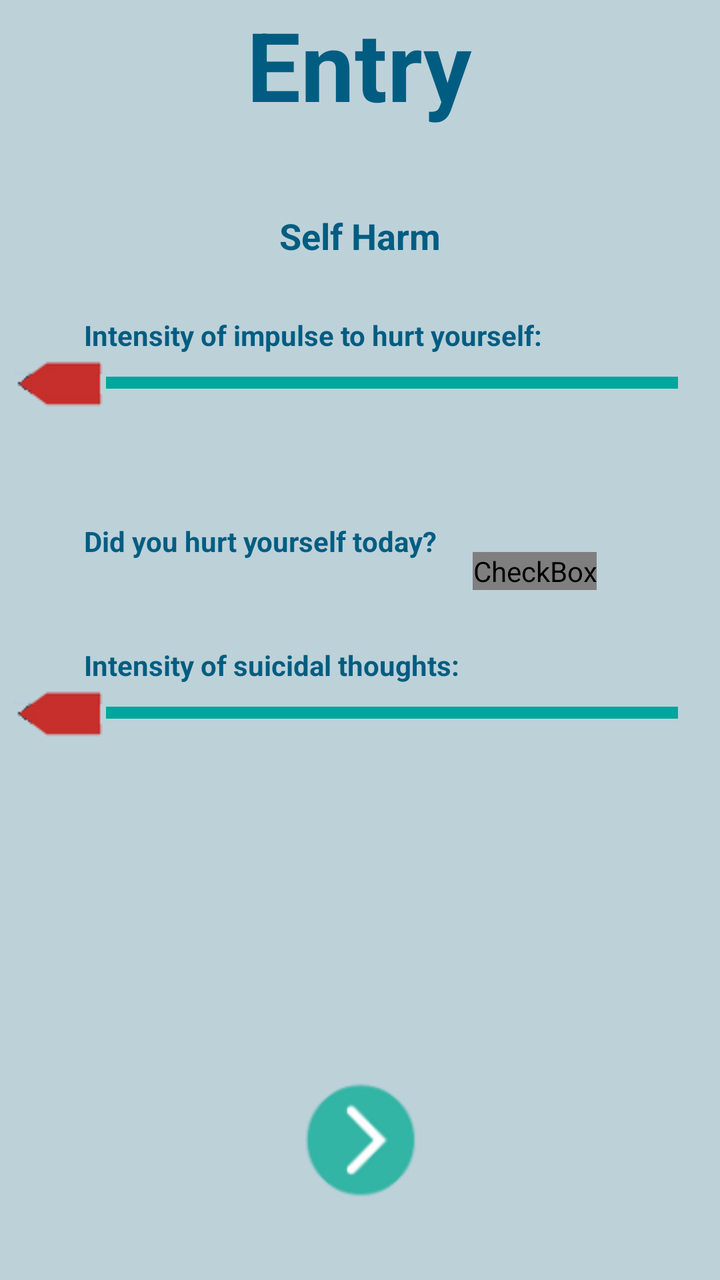
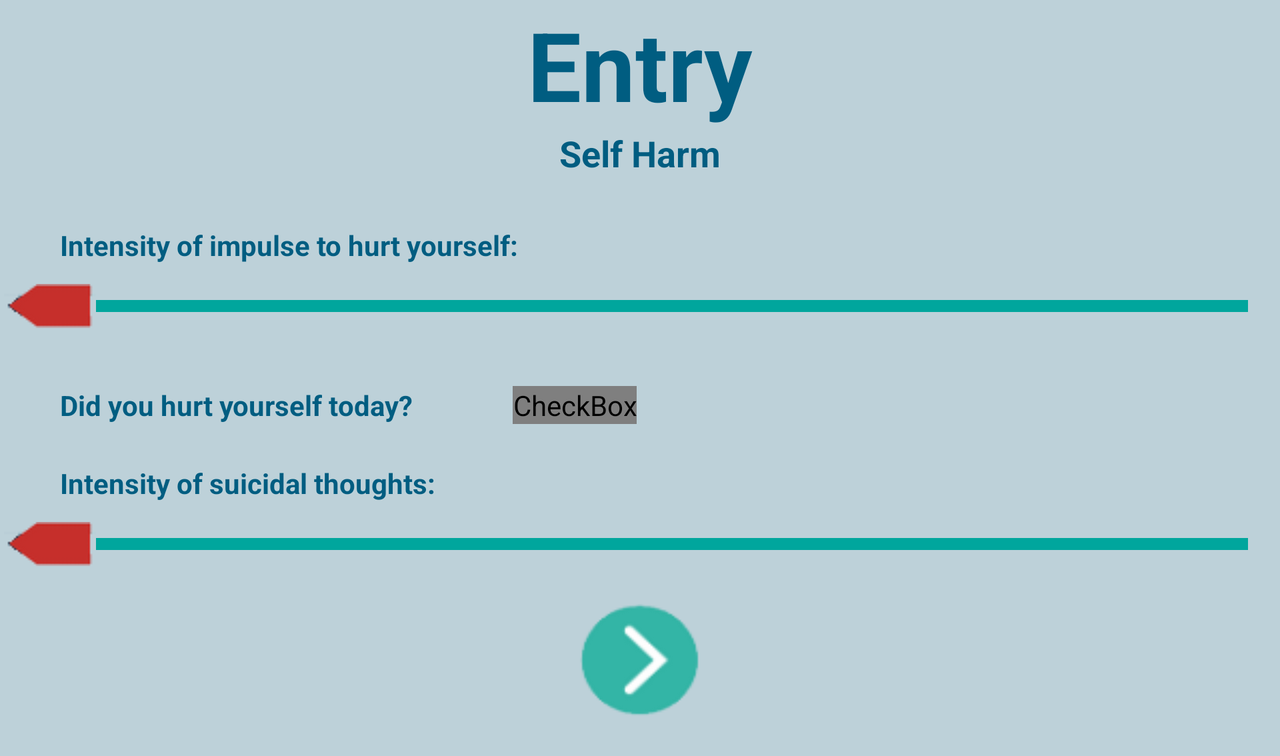

Two renders of one Android screen. The first uses the default layout on a phone; the second uses the alternative layout the repository ships for a different screen configuration, on a matching device. The two XML files are below.
<!-- AndroidManifest.xml: application theme AppTheme -->
<!-- res/layout/activity_selfharm.xml -->
<?xml version="1.0" encoding="utf-8"?>
<RelativeLayout xmlns:android="http://schemas.android.com/apk/res/android"
    android:layout_width="match_parent"
    android:layout_height="match_parent"
    android:background="@color/background">

    <TextView
        android:text="@string/entry"
        android:layout_width="wrap_content"
        android:layout_height="wrap_content"
        android:id="@+id/textViewEntryField"
        android:textSize="48sp"
        android:textStyle="normal|bold"
        android:fontFamily="sans-serif"
        android:textColor="@color/text"
        android:layout_alignParentTop="true"
        android:layout_centerHorizontal="true" />

    <TextView

        android:layout_height="wrap_content"
        android:text=""
        android:id="@+id/textViewCurrentDateField"
        android:textColor="@color/text"
        android:textSize="18sp"
        android:layout_width="wrap_content"
        android:layout_below="@+id/textViewEntryField"
        android:layout_centerHorizontal="true" />

    <TextView
        android:layout_width="wrap_content"
        android:layout_height="wrap_content"
        android:layout_marginTop="17dp"
        android:id="@+id/textViewSelfHarm"
        android:text="Self Harm"
        android:textSize="18sp"
        android:textStyle="normal|bold"
        android:fontFamily="sans-serif"
        android:textColor="@color/text"
        android:layout_below="@+id/textViewCurrentDateField"
        android:layout_centerHorizontal="true" />

    <TextView
        android:text="Intensity of impulse to hurt yourself:"
        android:layout_width="wrap_content"
        android:layout_height="wrap_content"
        android:layout_marginTop="28dp"
        android:id="@+id/textViewQuestion1"
        android:textSize="14sp"
        android:textStyle="normal|bold"
        android:fontFamily="sans-serif"
        android:textColor="@color/text"
        android:layout_below="@+id/textViewSelfHarm"
        android:layout_alignParentLeft="true"
        android:layout_alignParentStart="true"
        android:layout_marginLeft="42dp"
        android:layout_marginStart="42dp" />

    <TextView
        android:layout_width="wrap_content"
        android:layout_height="wrap_content"
        android:layout_alignTop="@+id/seekBarQuestion1Field"
        android:layout_alignRight="@+id/seekBarQuestion1Field"
        android:layout_alignEnd="@+id/seekBarQuestion1Field"
        android:layout_marginRight="15dp"
        android:layout_marginEnd="15dp"
        android:layout_marginTop="20dp"
        android:id="@+id/textViewQuestion1Per"
        android:textStyle="normal|bold"
        android:fontFamily="sans-serif"
        android:textColor="@color/text"/>

    <Button
        android:layout_width="70dp"
        android:layout_height="60dp"
        android:layout_alignParentBottom="true"
        android:layout_centerHorizontal="true"
        android:layout_marginBottom="41dp"
        android:id="@+id/buttonNext0"
        android:background="@drawable/buttonnext"
        android:rotation="270" />

    <SeekBar

        android:layout_height="wrap_content"
        android:id="@+id/seekBarQuestion1Field"
        android:max="100"
        android:thumb="@drawable/thumb"
        android:minHeight="6dip"
        android:maxHeight="6dip"
        android:progressDrawable="@drawable/custom_progress"
        android:layout_width="350dp"
        android:paddingStart="25dp"
        android:layout_below="@+id/textViewQuestion1"
        android:layout_centerHorizontal="true" />

    <TextView
        android:text="Did you hurt yourself today?"
        android:layout_width="wrap_content"
        android:layout_height="wrap_content"
        android:layout_marginTop="45dp"
        android:id="@+id/textViewQuestion2"
        android:textSize="14sp"
        android:textStyle="normal|bold"
        android:fontFamily="sans-serif"
        android:textColor="@color/text"
        android:layout_below="@+id/textViewQuestion1Per"
        android:layout_alignLeft="@+id/textViewQuestion1"
        android:layout_alignStart="@+id/textViewQuestion1" />

    <SeekBar
        android:layout_width="350dp"
        android:layout_height="wrap_content"
        android:id="@+id/seekBarQuestion3Field"
        android:max="100"
        android:thumb="@drawable/thumb"
        android:minHeight="6dip"
        android:maxHeight="6dip"
        android:progressDrawable="@drawable/custom_progress"
        android:paddingStart="25dp"
        android:layout_below="@+id/textViewQuestion3"
        android:layout_alignLeft="@+id/seekBarQuestion1Field"
        android:layout_alignStart="@+id/seekBarQuestion1Field" />

    <TextView
        android:layout_width="wrap_content"
        android:layout_height="wrap_content"
        android:layout_marginTop="28dp"
        android:id="@+id/textViewQuestion3"
        android:text="Intensity of suicidal thoughts:"
        android:textSize="14sp"
        android:textStyle="normal|bold"
        android:fontFamily="sans-serif"
        android:textColor="@color/text"
        android:layout_below="@+id/checkBox"
        android:layout_alignLeft="@+id/textViewQuestion2"
        android:layout_alignStart="@+id/textViewQuestion2" />

    <CheckBox
        android:layout_width="wrap_content"
        android:layout_height="wrap_content"
        android:id="@+id/checkBox"
        android:button="@drawable/checkbox_selector"
        android:layout_alignBaseline="@+id/textViewQuestion2"
        android:layout_alignBottom="@+id/textViewQuestion2"
        android:layout_toRightOf="@+id/textViewEntryField"
        android:layout_toEndOf="@+id/textViewEntryField" />

    <TextView
        android:layout_width="wrap_content"
        android:layout_height="wrap_content"
        android:id="@+id/textViewQuestion3Per"
        android:textStyle="normal|bold"
        android:fontFamily="sans-serif"
        android:textColor="@color/text"
        android:layout_below="@+id/seekBarQuestion3Field"
        android:layout_alignRight="@+id/textViewQuestion1Per"
        android:layout_alignEnd="@+id/textViewQuestion1Per" />

</RelativeLayout>
<!-- resources referenced by this layout -->
<resources>
  <color name="background">#bdd1d9</color>
  <color name="text">#005d81</color>
  <!-- drawable buttonnext: png bitmap (drawable, 2646 bytes) -->
  <!-- drawable checkbox_selector (drawable) -->
  <?xml version="1.0" encoding="utf-8"?>
  <selector xmlns:android="http://schemas.android.com/apk/res/android" >
      <item android:state_checked="false" android:drawable="@drawable/checkboxnew" />
      <item android:state_checked="true" android:drawable="@drawable/checkboxonnew" />
      <item android:drawable="@drawable/checkboxnew" />
  </selector>
  <!-- drawable custom_progress (drawable) -->
  <?xml version="1.0" encoding="UTF-8"?>
  <layer-list xmlns:android="http://schemas.android.com/apk/res/android">
      <item>
  
          <shape>
              <gradient android:useLevel="true"
                  android:startColor="#00425D"
                  android:endColor="#00A69D"/>
          </shape>
      </item>
  </layer-list>
  <!-- drawable thumb: png bitmap (drawable, 618 bytes) -->
  <string name="entry">Entry</string>
  <style name="AppTheme" parent="Theme.AppCompat.Light.DarkActionBar">
          <item name="android:actionOverflowButtonStyle">@style/OverFlow</item>
  
          
          <item name="colorPrimary">#BDD1D9</item>
          <item name="colorPrimaryDark">@color/colorPrimaryDark</item>
          <item name="colorAccent">@color/colorAccent</item>
      </style>
  <!-- drawable checkboxonnew: png bitmap (drawable, 1219 bytes) -->
  <style name="OverFlow" parent="@android:style/Widget.Holo.ActionButton.Overflow">
          <item name="android:src">@drawable/menu</item>
      </style>
  <color name="colorPrimaryDark">#303F9F</color>
  <color name="colorAccent">#C62F2B</color>
  <!-- drawable menu: png bitmap (drawable, 1072 bytes) -->
</resources>
<!-- res/layout-land/activity_selfharm.xml (the repository's variant of the layout above) -->
<!-- drawn on the phone turned sideways -->
<?xml version="1.0" encoding="utf-8"?>
<ScrollView xmlns:android="http://schemas.android.com/apk/res/android"
    android:layout_width="match_parent"
    android:layout_height="match_parent"
    android:background="@color/background">

    <LinearLayout
        android:orientation="vertical"
        android:layout_width="match_parent"
        android:layout_height="wrap_content">

        <TextView
            android:text="@string/entry"
            android:layout_width="match_parent"
            android:layout_height="wrap_content"
            android:id="@+id/textViewEntryField"
            android:textSize="48sp"
            android:textStyle="normal|bold"
            android:fontFamily="sans-serif"
            android:textColor="@color/text"
            android:layout_alignParentTop="true"
            android:layout_centerHorizontal="true"
            android:textAlignment="center" />

        <TextView
            android:layout_width="match_parent"
            android:layout_height="wrap_content"
            android:id="@+id/textViewSelfHarm"
            android:text="Self Harm"
            android:textSize="18sp"
            android:textStyle="normal|bold"
            android:fontFamily="sans-serif"
            android:textColor="@color/text"
            android:layout_centerHorizontal="true"
            android:textAlignment="center" />

        <TextView

            android:layout_height="wrap_content"
            android:text=""
            android:id="@+id/textViewCurrentDateField"
            android:textColor="@color/text"
            android:textSize="18sp"
            android:layout_width="match_parent"
            android:layout_below="@+id/textViewEntryField"
            android:layout_centerHorizontal="true"
            android:textAlignment="center" />

        <LinearLayout
            android:orientation="horizontal"
            android:layout_width="wrap_content"
            android:layout_height="match_parent">

            <Space
                android:layout_width="30dp"
                android:layout_height="wrap_content"
                android:layout_weight="1" />

            <TextView
                android:text="Intensity of impulse to hurt yourself:"
                android:layout_width="match_parent"
                android:layout_height="wrap_content"
                android:id="@+id/textViewQuestion1"
                android:textSize="14sp"
                android:textStyle="normal|bold"
                android:fontFamily="sans-serif"
                android:textColor="@color/text"
                android:layout_alignParentLeft="true"
                android:layout_alignParentStart="true"
                android:layout_weight="1" />
        </LinearLayout>

        <Space
            android:layout_width="match_parent"
            android:layout_height="10dp" />

        <SeekBar

            android:layout_height="wrap_content"
            android:id="@+id/seekBarQuestion1Field"
            android:max="100"
            android:thumb="@drawable/redarrow"
            android:minHeight="6dip"
            android:maxHeight="6dip"
            android:progressDrawable="@drawable/custom_progress"
            android:layout_width="match_parent"
            android:paddingStart="25dp"
            android:layout_centerHorizontal="true" />

        <LinearLayout
            android:orientation="horizontal"
            android:layout_width="match_parent"
            android:layout_height="match_parent">

            <TextView
                android:layout_width="match_parent"
                android:layout_height="wrap_content"
                android:layout_alignTop="@+id/seekBarQuestion1Field"
                android:layout_alignRight="@+id/seekBarQuestion1Field"
                android:layout_alignEnd="@+id/seekBarQuestion1Field"
                android:id="@+id/textViewQuestion1Per"
                android:textStyle="normal|bold"
                android:fontFamily="sans-serif"
                android:textColor="@color/text"
                android:textAlignment="textEnd"
                android:layout_weight="1" />

            <Space
                android:layout_width="30dp"
                android:layout_height="wrap_content"
                android:layout_weight="1" />
        </LinearLayout>

        <Space
            android:layout_width="match_parent"
            android:layout_height="10dp" />

        <LinearLayout
            android:orientation="horizontal"
            android:layout_width="wrap_content"
            android:layout_height="match_parent">

            <Space
                android:layout_width="30dp"
                android:layout_height="wrap_content"
                android:layout_weight="1" />

            <TextView
                android:text="Did you hurt yourself today?"
                android:layout_width="wrap_content"
                android:layout_height="wrap_content"
                android:id="@+id/textViewQuestion2"
                android:textSize="14sp"
                android:textStyle="normal|bold"
                android:fontFamily="sans-serif"
                android:textColor="@color/text" />

            <Space
                android:layout_height="wrap_content"
                android:layout_weight="1"
                android:layout_width="50dp" />

            <CheckBox
                android:layout_width="wrap_content"
                android:layout_height="wrap_content"
                android:id="@+id/checkBox"
                android:button="@drawable/checkbox_selector" />

        </LinearLayout>

        <Space
            android:layout_width="match_parent"
            android:layout_weight="1"
            android:layout_height="20dp" />

        <LinearLayout
            android:orientation="horizontal"
            android:layout_width="wrap_content"
            android:layout_height="match_parent">

            <Space
                android:layout_width="30dp"
                android:layout_height="wrap_content"
                android:layout_weight="1" />

            <TextView
                android:layout_width="match_parent"
                android:layout_height="wrap_content"
                android:id="@+id/textViewQuestion3"
                android:text="Intensity of suicidal thoughts:"
                android:textSize="14sp"
                android:textStyle="normal|bold"
                android:fontFamily="sans-serif"
                android:textColor="@color/text"
                android:layout_weight="1" />

        </LinearLayout>

        <Space
            android:layout_width="match_parent"
            android:layout_height="10dp"
            android:layout_weight="1" />

        <SeekBar
            android:layout_width="match_parent"
            android:layout_height="wrap_content"
            android:id="@+id/seekBarQuestion3Field"
            android:max="100"
            android:thumb="@drawable/redarrow"
            android:minHeight="6dip"
            android:maxHeight="6dip"
            android:progressDrawable="@drawable/custom_progress"
            android:paddingStart="25dp"
            android:layout_alignLeft="@+id/seekBarQuestion1Field"
            android:layout_alignStart="@+id/seekBarQuestion1Field" />

        <LinearLayout
            android:orientation="horizontal"
            android:layout_width="match_parent"
            android:layout_height="match_parent"
            android:layout_weight="1">

            <TextView
                android:layout_width="match_parent"
                android:layout_height="wrap_content"
                android:id="@+id/textViewQuestion3Per"
                android:textStyle="normal|bold"
                android:fontFamily="sans-serif"
                android:textColor="@color/text"
                android:textAlignment="textEnd"
                android:layout_weight="1" />

            <Space
                android:layout_width="30dp"
                android:layout_height="wrap_content"
                android:layout_weight="1" />
        </LinearLayout>

        <Button
            android:layout_width="60dp"
            android:layout_height="wrap_content"
            android:layout_alignParentBottom="true"
            android:layout_centerHorizontal="true"
            android:id="@+id/buttonNext0"
            android:background="@drawable/buttonmove"
            android:layout_gravity="center_horizontal" />

        <Space
            android:layout_width="match_parent"
            android:layout_height="20dp" />
    </LinearLayout>

</ScrollView>
<!-- resources referenced by the variant -->
<!-- as the phone turned sideways resolves them -->
<resources>
  <color name="background">#bdd1d9</color>
  <color name="text">#005d81</color>
  <!-- drawable buttonmove: png bitmap (drawable, 17429 bytes) -->
  <!-- drawable checkbox_selector (drawable) -->
  <?xml version="1.0" encoding="utf-8"?>
  <selector xmlns:android="http://schemas.android.com/apk/res/android" >
      <item android:state_checked="false" android:drawable="@drawable/checkboxnew" />
      <item android:state_checked="true" android:drawable="@drawable/checkboxonnew" />
      <item android:drawable="@drawable/checkboxnew" />
  </selector>
  <!-- drawable custom_progress (drawable) -->
  <?xml version="1.0" encoding="UTF-8"?>
  <layer-list xmlns:android="http://schemas.android.com/apk/res/android">
      <item>
  
          <shape>
              <gradient android:useLevel="true"
                  android:startColor="#00425D"
                  android:endColor="#00A69D"/>
          </shape>
      </item>
  </layer-list>
  <!-- drawable redarrow: png bitmap (drawable, 15058 bytes) -->
  <string name="entry">Entry</string>
  <style name="AppTheme" parent="Theme.AppCompat.Light.DarkActionBar">
          <item name="android:actionOverflowButtonStyle">@style/OverFlow</item>
  
          
          <item name="colorPrimary">#BDD1D9</item>
          <item name="colorPrimaryDark">@color/colorPrimaryDark</item>
          <item name="colorAccent">@color/colorAccent</item>
      </style>
  <!-- drawable checkboxonnew: png bitmap (drawable, 1219 bytes) -->
  <style name="OverFlow" parent="@android:style/Widget.Holo.ActionButton.Overflow">
          <item name="android:src">@drawable/menu</item>
      </style>
  <color name="colorPrimaryDark">#303F9F</color>
  <color name="colorAccent">#C62F2B</color>
  <!-- drawable menu: png bitmap (drawable, 1072 bytes) -->
</resources>
